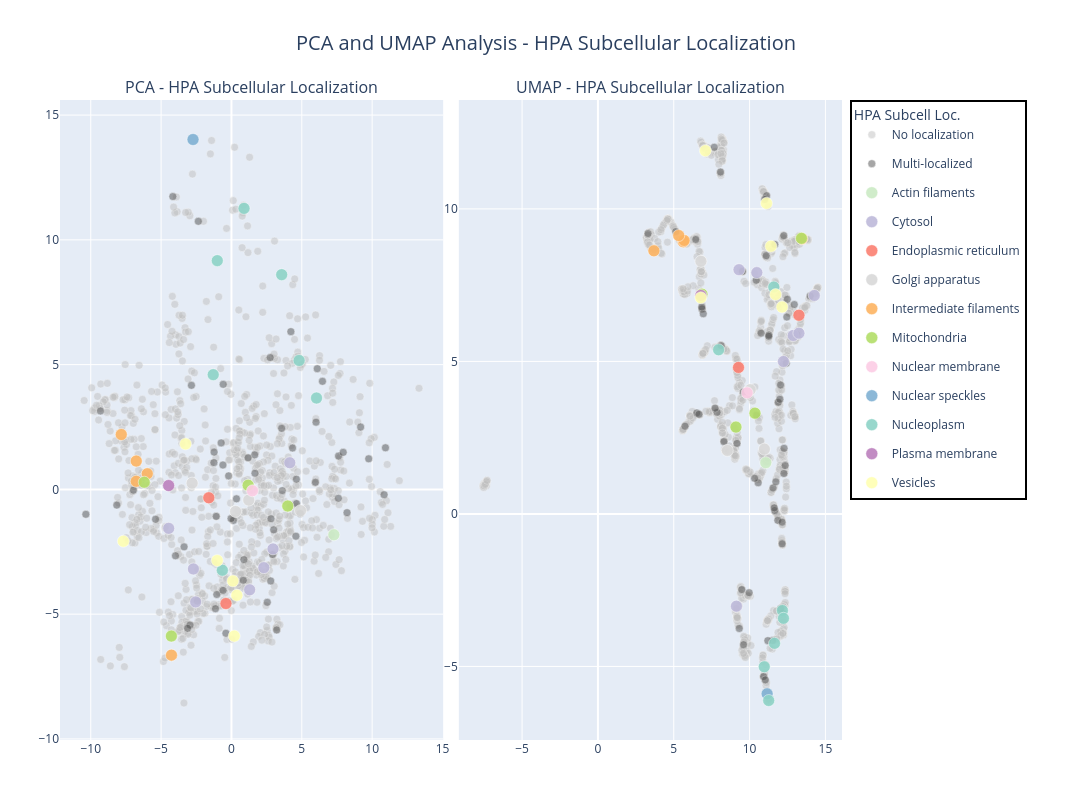

Write notebook code for a chart like this one.
### Code cell
import pandas as pd
import numpy as np
import plotly.express as px
import plotly.graph_objects as go
from plotly.subplots import make_subplots

def create_localization_only_plots(df):
   """Create PCA and UMAP plots colored only by localization"""
   
   df = df.copy()
   df['localization_category'] = df.apply(lambda row: 
       'No localization' if (pd.isna(row['Metadata_hpa_main_loc']) or row['Metadata_hpa_main_loc'] == 'None') else
       'Multi-localized' if (';' in str(row['Metadata_hpa_main_loc']) or 
                            (not pd.isna(row['Metadata_hpa_additional_loc']) and 
                             row['Metadata_hpa_additional_loc'] != 'None')) else
       str(row['Metadata_hpa_main_loc']), axis=1
   )
   
   # Create subplots with reduced spacing
   fig = make_subplots(
       rows=1, cols=2,
       subplot_titles=('PCA - HPA Subcellular Localization', 'UMAP - HPA Subcellular Localization'),
       horizontal_spacing=0.02
   )
   
   # Color schemes
   unique_locs = [loc for loc in df['localization_category'].unique() 
                  if loc not in ['No localization', 'Multi-localized']]
   colors = px.colors.qualitative.Set3 + px.colors.qualitative.Pastel + px.colors.qualitative.Set1
   loc_colors = {loc: colors[i % len(colors)] for i, loc in enumerate(unique_locs)}
   loc_colors['No localization'] = '#C0C0C0'
   loc_colors['Multi-localized'] = '#505050'
   
   # Plot configurations
   plots_config = [
       ('PC1', 'PC2', 1, 1),
       ('UMAP1', 'UMAP2', 1, 2)
   ]
   
   # Define plotting order: background categories first, then specific localizations
   background_categories = ['No localization', 'Multi-localized']
   specific_categories = [cat for cat in sorted(df['localization_category'].unique()) 
                        if cat not in background_categories]
   plot_order = background_categories + specific_categories
   
   for x_col, y_col, row, col in plots_config:
       for i, value in enumerate(plot_order):
           if value not in df['localization_category'].values:
               continue
               
           subset = df[df['localization_category'] == value]
           
           if len(subset) == 0:
               continue
           
           color = loc_colors.get(value, '#000000')
           # Make background categories less prominent but still visible
           if value in ['No localization', 'Multi-localized']:
               opacity = 0.5
               size = 8
           else:
               opacity = 0.9
               size = 12
           
           # Only show legend for first subplot to avoid duplicates
           show_legend = (col == 1)
           
           fig.add_trace(
               go.Scatter(
                   x=subset[x_col],
                   y=subset[y_col],
                   mode='markers',
                   name=str(value),
                   legendgroup=str(value),
                   showlegend=show_legend,
                   marker=dict(
                       color=color, 
                       size=size, 
                       opacity=opacity,
                       line=dict(width=0.5, color='white')
                   ),
                   customdata=np.column_stack((
                       subset.index,
                       subset['Metadata_hpa_main_loc'].fillna('None'),
                       subset['Metadata_hpa_additional_loc'].fillna('None'),
                   )),
                   hovertemplate='<b>%{customdata[0]}</b><br>' +
                                f'{x_col}: %{{x:.3f}}<br>' +
                                f'{y_col}: %{{y:.3f}}<br>' +
                                'Localization: %{customdata[1]}<br>' +
                                'Additional Localization: %{customdata[2]}<br>' +
                                '<extra></extra>'
               ),
               row=row, col=col
           )
   
   # Update subplot titles with larger font
   for i, annotation in enumerate(fig['layout']['annotations']):
       annotation['font'] = dict(size=16)
   
   fig.update_layout(
       title=dict(
           text='PCA and UMAP Analysis - HPA Subcellular Localization',
           font=dict(size=20),
           x=0.5
       ),
       height=800,
       width=1600,
       legend=dict(
           title=dict(text='HPA Subcell Loc.', font=dict(size=14)),
           font=dict(size=12),
           yanchor="top",
           y=1.0,
           xanchor="left",
           x=1.01,
           bgcolor="rgba(255,255,255,0.9)",
           bordercolor="Black",
           borderwidth=2
       ),
       margin=dict(l=60, r=250, t=100, b=60),
       showlegend=True
   )
   
   # Update axis labels
   fig.update_xaxes(title_font=dict(size=14), tickfont=dict(size=12))
   fig.update_yaxes(title_font=dict(size=14), tickfont=dict(size=12))
   
   return fig

# Usage
dashboard = create_localization_only_plots(df=data_results.set_index("Metadata_gene_allele"))
dashboard.show()

# Show summary statistics
print("\nDataset Summary:")
print(f"Total genes: {len(data_results)}")
df_indexed = data_results.set_index("Metadata_gene_allele")
df_indexed['localization_category'] = df_indexed.apply(lambda row: 
   'No localization' if (pd.isna(row['Metadata_hpa_main_loc']) or row['Metadata_hpa_main_loc'] == 'None') else
   'Multi-localized' if (';' in str(row['Metadata_hpa_main_loc']) or 
                        (not pd.isna(row['Metadata_hpa_additional_loc']) and 
                         row['Metadata_hpa_additional_loc'] != 'None')) else
   str(row['Metadata_hpa_main_loc']), axis=1
)
print(f"Localization patterns:")
print(df_indexed['localization_category'].value_counts())

### Figure 1 — Plotly figure (JSON) as saved in the notebook; plotly's stock layout.template omitted (floating-point values rounded to 4 significant figures; data arrays with more than 128 entries replaced by an {"elided": "..."} marker saying what was removed)
{"data": [{"customdata": {"elided": "909x3 str values"}, "hovertemplate": "<b>%{customdata[0]}</b><br>PC1: %{x:.3f}<br>PC2: %{y:.3f}<br>Localization: %{customdata[1]}<br>Additional Localization: %{customdata[2]}<br><extra></extra>", "legendgroup": "No localization", "marker": {"color": "#C0C0C0", "line": {"color": "white", "width": 0.5}, "opacity": 0.5, "size": 8}, "mode": "markers", "name": "No localization", "showlegend": true, "type": "scatter", "x": {"elided": "909 float values"}, "xaxis": "x", "y": {"elided": "909 float values"}, "yaxis": "y"}, {"customdata": {"elided": "59x3 str values"}, "hovertemplate": "<b>%{customdata[0]}</b><br>PC1: %{x:.3f}<br>PC2: %{y:.3f}<br>Localization: %{customdata[1]}<br>Additional Localization: %{customdata[2]}<br><extra></extra>", "legendgroup": "Multi-localized", "marker": {"color": "#505050", "line": {"color": "white", "width": 0.5}, "opacity": 0.5, "size": 8}, "mode": "markers", "name": "Multi-localized", "showlegend": true, "type": "scatter", "x": [9.182, 4.342, 10.95, -2.43, 5.967, 0.1391, -1.041, -1.247, 3.613, -1.091, 4.628, 6.098, 3.215, -0.1982, -6.966, 8.215, 0.8855, 3.569, -0.02738, 1.655, 7.596, -10.35, -0.6044, 4.581, 7.609, -5.394, -3.977, 4.615, -4.166, 6.469, 9.758, -2.947, 0.8405, -1.234, 4.89, -8.148, -3.368, -2.354, 2.546, 10.85, 6.012, 4.224, 2.788, -1.138, -3.115, 2.92, 3.001, 1.179, 7.941, 2.752, -0.5986, -2.844, 0.3571, -0.5855, 2.809, -0.3939, 1.673, -9.31, -0.7323], "xaxis": "x", "y": [2.499, 1.659, 1.667, -4.475, 0.2863, -1.244, -4.211, 1.072, -0.05008, -1.081, -0.5712, 4.837, -5.635, 0.5413, -0.03137, -0.9332, -2.816, 2.447, -1.17, 1.384, -0.3564, -0.9969, 0.9769, -1.876, 1.336, -1.197, -2.661, 0.4087, 11.74, 4.33, 1.225, -5.437, -3.643, 1.495, -0.9658, -0.6296, -2.303, 10.74, -4.524, -0.2145, 2.693, 6.321, -3.669, -4.783, -5.567, -2.611, -1.621, 1.265, 1.485, 5.282, -4.05, 4.17, -0.3786, 4.21, -1.177, -5.764, 0.647, 3.142, 1.862], "yaxis": "y"}, {"customdata": [["FGD4", "Actin filaments", "None"]], "hovertemplate": "<b>%{customdata[0]}</b><br>PC1: %{x:.3f}<br>PC2: %{y:.3f}<br>Localization: %{customdata[1]}<br>Additional Localization: %{customdata[2]}<br><extra></extra>", "legendgroup": "Actin filaments", "marker": {"color": "rgb(204,235,197)", "line": {"color": "white", "width": 0.5}, "opacity": 0.9, "size": 12}, "mode": "markers", "name": "Actin filaments", "showlegend": true, "type": "scatter", "x": [7.28], "xaxis": "x", "y": [-1.818], "yaxis": "y"}, {"customdata": [["NCF2", "Cytosol", "None"], ["TH", "Cytosol", "None"], ["GCK", "Cytosol", "None"], ["KRAS", "Cytosol", "None"], ["AMPD2", "Cytosol", "None"], ["PRKAR1A", "Cytosol", "None"], ["DCX", "Cytosol", "None"]], "hovertemplate": "<b>%{customdata[0]}</b><br>PC1: %{x:.3f}<br>PC2: %{y:.3f}<br>Localization: %{customdata[1]}<br>Additional Localization: %{customdata[2]}<br><extra></extra>", "legendgroup": "Cytosol", "marker": {"color": "rgb(190,186,218)", "line": {"color": "white", "width": 0.5}, "opacity": 0.9, "size": 12}, "mode": "markers", "name": "Cytosol", "showlegend": true, "type": "scatter", "x": [1.296, -2.543, 2.954, 4.147, 2.303, -4.459, -2.704], "xaxis": "x", "y": [-4.025, -4.511, -2.386, 1.067, -3.136, -1.561, -3.19], "yaxis": "y"}, {"customdata": [["IER3IP1", "Endoplasmic reticulum", "None"], ["EIF2B4", "Endoplasmic reticulum", "None"]], "hovertemplate": "<b>%{customdata[0]}</b><br>PC1: %{x:.3f}<br>PC2: %{y:.3f}<br>Localization: %{customdata[1]}<br>Additional Localization: %{customdata[2]}<br><extra></extra>", "legendgroup": "Endoplasmic reticulum", "marker": {"color": "rgb(251,128,114)", "line": {"color": "white", "width": 0.5}, "opacity": 0.9, "size": 12}, "mode": "markers", "name": "Endoplasmic reticulum", "showlegend": true, "type": "scatter", "x": [-1.609, -0.3904], "xaxis": "x", "y": [-0.3365, -4.574], "yaxis": "y"}, {"customdata": [["POMT1", "Golgi apparatus", "None"], ["HGD", "Golgi apparatus", "None"], ["SH3BP2", "Golgi apparatus", "None"], ["COMP", "Golgi apparatus", "None"]], "hovertemplate": "<b>%{customdata[0]}</b><br>PC1: %{x:.3f}<br>PC2: %{y:.3f}<br>Localization: %{customdata[1]}<br>Additional Localization: %{customdata[2]}<br><extra></extra>", "legendgroup": "Golgi apparatus", "marker": {"color": "rgb(217,217,217)", "line": {"color": "white", "width": 0.5}, "opacity": 0.9, "size": 12}, "mode": "markers", "name": "Golgi apparatus", "showlegend": true, "type": "scatter", "x": [0.295, 4.909, 1.23, -2.795], "xaxis": "x", "y": [-0.8854, -0.8547, -0.4288, 0.2506], "yaxis": "y"}, {"customdata": [["KRT6A", "Intermediate filaments", "None"], ["KRT8", "Intermediate filaments", "None"], ["DES", "Intermediate filaments", "None"], ["KRT4", "Intermediate filaments", "None"], ["GFAP", "Intermediate filaments", "None"]], "hovertemplate": "<b>%{customdata[0]}</b><br>PC1: %{x:.3f}<br>PC2: %{y:.3f}<br>Localization: %{customdata[1]}<br>Additional Localization: %{customdata[2]}<br><extra></extra>", "legendgroup": "Intermediate filaments", "marker": {"color": "rgb(253,180,98)", "line": {"color": "white", "width": 0.5}, "opacity": 0.9, "size": 12}, "mode": "markers", "name": "Intermediate filaments", "showlegend": true, "type": "scatter", "x": [-5.984, -4.264, -7.832, -6.767, -6.765], "xaxis": "x", "y": [0.6264, -6.642, 2.199, 0.3244, 1.135], "yaxis": "y"}, {"customdata": [["FBP1", "Mitochondria", "None"], ["COQ8A", "Mitochondria", "None"], ["SUCLA2", "Mitochondria", "None"], ["FH", "Mitochondria", "None"]], "hovertemplate": "<b>%{customdata[0]}</b><br>PC1: %{x:.3f}<br>PC2: %{y:.3f}<br>Localization: %{customdata[1]}<br>Additional Localization: %{customdata[2]}<br><extra></extra>", "legendgroup": "Mitochondria", "marker": {"color": "rgb(179,222,105)", "line": {"color": "white", "width": 0.5}, "opacity": 0.9, "size": 12}, "mode": "markers", "name": "Mitochondria", "showlegend": true, "type": "scatter", "x": [-4.271, 1.188, 4.004, -6.199], "xaxis": "x", "y": [-5.879, 0.1663, -0.6665, 0.2867], "yaxis": "y"}, {"customdata": [["FA2H", "Nuclear membrane", "None"]], "hovertemplate": "<b>%{customdata[0]}</b><br>PC1: %{x:.3f}<br>PC2: %{y:.3f}<br>Localization: %{customdata[1]}<br>Additional Localization: %{customdata[2]}<br><extra></extra>", "legendgroup": "Nuclear membrane", "marker": {"color": "rgb(252,205,229)", "line": {"color": "white", "width": 0.5}, "opacity": 0.9, "size": 12}, "mode": "markers", "name": "Nuclear membrane", "showlegend": true, "type": "scatter", "x": [1.493], "xaxis": "x", "y": [-0.05631], "yaxis": "y"}, {"customdata": [["LMNA", "Nuclear speckles", "None"]], "hovertemplate": "<b>%{customdata[0]}</b><br>PC1: %{x:.3f}<br>PC2: %{y:.3f}<br>Localization: %{customdata[1]}<br>Additional Localization: %{customdata[2]}<br><extra></extra>", "legendgroup": "Nuclear speckles", "marker": {"color": "rgb(128,177,211)", "line": {"color": "white", "width": 0.5}, "opacity": 0.9, "size": 12}, "mode": "markers", "name": "Nuclear speckles", "showlegend": true, "type": "scatter", "x": [-2.732], "xaxis": "x", "y": [14.02], "yaxis": "y"}, {"customdata": [["GATA2", "Nucleoplasm", "None"], ["MLH1", "Nucleoplasm", "None"], ["CTCF", "Nucleoplasm", "None"], ["RPS19", "Nucleoplasm", "None"], ["GSS", "Nucleoplasm", "None"], ["THAP1", "Nucleoplasm", "None"], ["FANCC", "Nucleoplasm", "None"]], "hovertemplate": "<b>%{customdata[0]}</b><br>PC1: %{x:.3f}<br>PC2: %{y:.3f}<br>Localization: %{customdata[1]}<br>Additional Localization: %{customdata[2]}<br><extra></extra>", "legendgroup": "Nucleoplasm", "marker": {"color": "rgb(141,211,199)", "line": {"color": "white", "width": 0.5}, "opacity": 0.9, "size": 12}, "mode": "markers", "name": "Nucleoplasm", "showlegend": true, "type": "scatter", "x": [3.572, 6.046, 0.8946, -1.008, -0.6456, 4.808, -1.298], "xaxis": "x", "y": [8.604, 3.661, 11.26, 9.167, -3.239, 5.166, 4.598], "yaxis": "y"}, {"customdata": [["CLDN19", "Plasma membrane", "None"]], "hovertemplate": "<b>%{customdata[0]}</b><br>PC1: %{x:.3f}<br>PC2: %{y:.3f}<br>Localization: %{customdata[1]}<br>Additional Localization: %{customdata[2]}<br><extra></extra>", "legendgroup": "Plasma membrane", "marker": {"color": "rgb(188,128,189)", "line": {"color": "white", "width": 0.5}, "opacity": 0.9, "size": 12}, "mode": "markers", "name": "Plasma membrane", "showlegend": true, "type": "scatter", "x": [-4.465], "xaxis": "x", "y": [0.154], "yaxis": "y"}, {"customdata": [["GYG1", "Vesicles", "None"], ["PRPS1", "Vesicles", "None"], ["TPK1", "Vesicles", "None"], ["AGXT", "Vesicles", "None"], ["CFP", "Vesicles", "None"], ["PSAP", "Vesicles", "None"]], "hovertemplate": "<b>%{customdata[0]}</b><br>PC1: %{x:.3f}<br>PC2: %{y:.3f}<br>Localization: %{customdata[1]}<br>Additional Localization: %{customdata[2]}<br><extra></extra>", "legendgroup": "Vesicles", "marker": {"color": "rgb(255,255,179)", "line": {"color": "white", "width": 0.5}, "opacity": 0.9, "size": 12}, "mode": "markers", "name": "Vesicles", "showlegend": true, "type": "scatter", "x": [0.386, 0.1977, 0.103, -1.012, -7.684, -3.263], "xaxis": "x", "y": [-4.244, -5.879, -3.67, -2.853, -2.077, 1.823], "yaxis": "y"}, {"customdata": {"elided": "909x3 str values"}, "hovertemplate": "<b>%{customdata[0]}</b><br>UMAP1: %{x:.3f}<br>UMAP2: %{y:.3f}<br>Localization: %{customdata[1]}<br>Additional Localization: %{customdata[2]}<br><extra></extra>", "legendgroup": "No localization", "marker": {"color": "#C0C0C0", "line": {"color": "white", "width": 0.5}, "opacity": 0.5, "size": 8}, "mode": "markers", "name": "No localization", "showlegend": false, "type": "scatter", "x": {"elided": "909 float values"}, "xaxis": "x2", "y": {"elided": "909 float values"}, "yaxis": "y2"}, {"customdata": {"elided": "59x3 str values"}, "hovertemplate": "<b>%{customdata[0]}</b><br>UMAP1: %{x:.3f}<br>UMAP2: %{y:.3f}<br>Localization: %{customdata[1]}<br>Additional Localization: %{customdata[2]}<br><extra></extra>", "legendgroup": "Multi-localized", "marker": {"color": "#505050", "line": {"color": "white", "width": 0.5}, "opacity": 0.5, "size": 8}, "mode": "markers", "name": "Multi-localized", "showlegend": false, "type": "scatter", "x": [12.15, 7.854, 11.66, 5.741, 10.57, 11.27, 11.66, 6.859, 11.89, 10.76, 10.45, 12.19, 11.12, 9.32, 6.451, 11.62, 11.09, 9.488, 9.169, 9.602, 11.55, 5.134, 6.945, 12.04, 12.26, 8.082, 9.532, 12.27, 10.93, 12.06, 11.86, 13.99, 13.12, 6.85, 10.33, 7.67, 10.44, 11.04, 11.0, 12.14, 12.34, 11.52, 6.523, 12.94, 12.26, 6.662, 12.42, 9.592, 11.73, 11.2, 12.46, 8.124, 11.26, 9.969, 12.0, 12.49, 7.727, 3.306, 8.307], "xaxis": "x2", "y": [-0.9807, 3.331, 0.1081, 2.877, 1.021, 5.866, 8.834, 6.721, 3.663, 5.926, 3.232, -3.254, 10.43, -3.755, 8.998, 0.1969, 8.464, -2.484, 2.31, -4.289, 0.8522, 9.253, 6.562, 4.228, 1.325, 11.21, 7.954, 2.151, -5.33, -3.104, -0.209, 7.144, 5.878, 6.781, 1.167, 12.02, 7.662, -5.443, 10.31, -0.2707, 1.584, -4.154, 3.311, 6.864, 9.121, 3.269, 4.94, 3.999, 1.051, -4.155, 6.456, 5.52, 5.824, -2.583, 3.759, 7.038, 3.467, 9.193, 2.367], "yaxis": "y2"}, {"customdata": [["FGD4", "Actin filaments", "None"]], "hovertemplate": "<b>%{customdata[0]}</b><br>UMAP1: %{x:.3f}<br>UMAP2: %{y:.3f}<br>Localization: %{customdata[1]}<br>Additional Localization: %{customdata[2]}<br><extra></extra>", "legendgroup": "Actin filaments", "marker": {"color": "rgb(204,235,197)", "line": {"color": "white", "width": 0.5}, "opacity": 0.9, "size": 12}, "mode": "markers", "name": "Actin filaments", "showlegend": false, "type": "scatter", "x": [11.07], "xaxis": "x2", "y": [1.681], "yaxis": "y2"}, {"customdata": [["NCF2", "Cytosol", "None"], ["TH", "Cytosol", "None"], ["GCK", "Cytosol", "None"], ["KRAS", "Cytosol", "None"], ["AMPD2", "Cytosol", "None"], ["PRKAR1A", "Cytosol", "None"], ["DCX", "Cytosol", "None"]], "hovertemplate": "<b>%{customdata[0]}</b><br>UMAP1: %{x:.3f}<br>UMAP2: %{y:.3f}<br>Localization: %{customdata[1]}<br>Additional Localization: %{customdata[2]}<br><extra></extra>", "legendgroup": "Cytosol", "marker": {"color": "rgb(190,186,218)", "line": {"color": "white", "width": 0.5}, "opacity": 0.9, "size": 12}, "mode": "markers", "name": "Cytosol", "showlegend": false, "type": "scatter", "x": [12.88, 14.26, 12.23, 9.132, 13.25, 9.302, 10.48], "xaxis": "x2", "y": [5.85, 7.162, 4.997, -3.023, 5.925, 8.007, 7.911], "yaxis": "y2"}, {"customdata": [["IER3IP1", "Endoplasmic reticulum", "None"], ["EIF2B4", "Endoplasmic reticulum", "None"]], "hovertemplate": "<b>%{customdata[0]}</b><br>UMAP1: %{x:.3f}<br>UMAP2: %{y:.3f}<br>Localization: %{customdata[1]}<br>Additional Localization: %{customdata[2]}<br><extra></extra>", "legendgroup": "Endoplasmic reticulum", "marker": {"color": "rgb(251,128,114)", "line": {"color": "white", "width": 0.5}, "opacity": 0.9, "size": 12}, "mode": "markers", "name": "Endoplasmic reticulum", "showlegend": false, "type": "scatter", "x": [9.271, 13.25], "xaxis": "x2", "y": [4.803, 6.513], "yaxis": "y2"}, {"customdata": [["POMT1", "Golgi apparatus", "None"], ["HGD", "Golgi apparatus", "None"], ["SH3BP2", "Golgi apparatus", "None"], ["COMP", "Golgi apparatus", "None"]], "hovertemplate": "<b>%{customdata[0]}</b><br>UMAP1: %{x:.3f}<br>UMAP2: %{y:.3f}<br>Localization: %{customdata[1]}<br>Additional Localization: %{customdata[2]}<br><extra></extra>", "legendgroup": "Golgi apparatus", "marker": {"color": "rgb(217,217,217)", "line": {"color": "white", "width": 0.5}, "opacity": 0.9, "size": 12}, "mode": "markers", "name": "Golgi apparatus", "showlegend": false, "type": "scatter", "x": [10.04, 10.98, 8.532, 6.792], "xaxis": "x2", "y": [4.071, 2.125, 2.081, 8.282], "yaxis": "y2"}, {"customdata": [["KRT6A", "Intermediate filaments", "None"], ["KRT8", "Intermediate filaments", "None"], ["DES", "Intermediate filaments", "None"], ["KRT4", "Intermediate filaments", "None"], ["GFAP", "Intermediate filaments", "None"]], "hovertemplate": "<b>%{customdata[0]}</b><br>UMAP1: %{x:.3f}<br>UMAP2: %{y:.3f}<br>Localization: %{customdata[1]}<br>Additional Localization: %{customdata[2]}<br><extra></extra>", "legendgroup": "Intermediate filaments", "marker": {"color": "rgb(253,180,98)", "line": {"color": "white", "width": 0.5}, "opacity": 0.9, "size": 12}, "mode": "markers", "name": "Intermediate filaments", "showlegend": false, "type": "scatter", "x": [5.632, 13.45, 3.693, 5.683, 5.329], "xaxis": "x2", "y": [8.92, 9.022, 8.626, 8.964, 9.127], "yaxis": "y2"}, {"customdata": [["FBP1", "Mitochondria", "None"], ["COQ8A", "Mitochondria", "None"], ["SUCLA2", "Mitochondria", "None"], ["FH", "Mitochondria", "None"]], "hovertemplate": "<b>%{customdata[0]}</b><br>UMAP1: %{x:.3f}<br>UMAP2: %{y:.3f}<br>Localization: %{customdata[1]}<br>Additional Localization: %{customdata[2]}<br><extra></extra>", "legendgroup": "Mitochondria", "marker": {"color": "rgb(179,222,105)", "line": {"color": "white", "width": 0.5}, "opacity": 0.9, "size": 12}, "mode": "markers", "name": "Mitochondria", "showlegend": false, "type": "scatter", "x": [13.42, 9.102, 10.35, 6.861], "xaxis": "x2", "y": [9.035, 2.846, 3.303, 7.205], "yaxis": "y2"}, {"customdata": [["FA2H", "Nuclear membrane", "None"]], "hovertemplate": "<b>%{customdata[0]}</b><br>UMAP1: %{x:.3f}<br>UMAP2: %{y:.3f}<br>Localization: %{customdata[1]}<br>Additional Localization: %{customdata[2]}<br><extra></extra>", "legendgroup": "Nuclear membrane", "marker": {"color": "rgb(252,205,229)", "line": {"color": "white", "width": 0.5}, "opacity": 0.9, "size": 12}, "mode": "markers", "name": "Nuclear membrane", "showlegend": false, "type": "scatter", "x": [9.837], "xaxis": "x2", "y": [3.969], "yaxis": "y2"}, {"customdata": [["LMNA", "Nuclear speckles", "None"]], "hovertemplate": "<b>%{customdata[0]}</b><br>UMAP1: %{x:.3f}<br>UMAP2: %{y:.3f}<br>Localization: %{customdata[1]}<br>Additional Localization: %{customdata[2]}<br><extra></extra>", "legendgroup": "Nuclear speckles", "marker": {"color": "rgb(128,177,211)", "line": {"color": "white", "width": 0.5}, "opacity": 0.9, "size": 12}, "mode": "markers", "name": "Nuclear speckles", "showlegend": false, "type": "scatter", "x": [11.16], "xaxis": "x2", "y": [-5.898], "yaxis": "y2"}, {"customdata": [["GATA2", "Nucleoplasm", "None"], ["MLH1", "Nucleoplasm", "None"], ["CTCF", "Nucleoplasm", "None"], ["RPS19", "Nucleoplasm", "None"], ["GSS", "Nucleoplasm", "None"], ["THAP1", "Nucleoplasm", "None"], ["FANCC", "Nucleoplasm", "None"]], "hovertemplate": "<b>%{customdata[0]}</b><br>UMAP1: %{x:.3f}<br>UMAP2: %{y:.3f}<br>Localization: %{customdata[1]}<br>Additional Localization: %{customdata[2]}<br><extra></extra>", "legendgroup": "Nucleoplasm", "marker": {"color": "rgb(141,211,199)", "line": {"color": "white", "width": 0.5}, "opacity": 0.9, "size": 12}, "mode": "markers", "name": "Nucleoplasm", "showlegend": false, "type": "scatter", "x": [11.64, 12.16, 11.26, 10.97, 11.6, 12.23, 7.959], "xaxis": "x2", "y": [-4.241, -3.166, -6.117, -5.012, 7.437, -3.422, 5.381], "yaxis": "y2"}, {"customdata": [["CLDN19", "Plasma membrane", "None"]], "hovertemplate": "<b>%{customdata[0]}</b><br>UMAP1: %{x:.3f}<br>UMAP2: %{y:.3f}<br>Localization: %{customdata[1]}<br>Additional Localization: %{customdata[2]}<br><extra></extra>", "legendgroup": "Plasma membrane", "marker": {"color": "rgb(188,128,189)", "line": {"color": "white", "width": 0.5}, "opacity": 0.9, "size": 12}, "mode": "markers", "name": "Plasma membrane", "showlegend": false, "type": "scatter", "x": [6.786], "xaxis": "x2", "y": [7.16], "yaxis": "y2"}, {"customdata": [["GYG1", "Vesicles", "None"], ["PRPS1", "Vesicles", "None"], ["TPK1", "Vesicles", "None"], ["AGXT", "Vesicles", "None"], ["CFP", "Vesicles", "None"], ["PSAP", "Vesicles", "None"]], "hovertemplate": "<b>%{customdata[0]}</b><br>UMAP1: %{x:.3f}<br>UMAP2: %{y:.3f}<br>Localization: %{customdata[1]}<br>Additional Localization: %{customdata[2]}<br><extra></extra>", "legendgroup": "Vesicles", "marker": {"color": "rgb(255,255,179)", "line": {"color": "white", "width": 0.5}, "opacity": 0.9, "size": 12}, "mode": "markers", "name": "Vesicles", "showlegend": false, "type": "scatter", "x": [11.41, 11.12, 11.72, 12.14, 7.087, 6.785], "xaxis": "x2", "y": [8.776, 10.18, 7.191, 6.786, 11.91, 7.088], "yaxis": "y2"}], "layout": {"annotations": [{"font": {"size": 16}, "showarrow": false, "text": "PCA - HPA Subcellular Localization", "x": 0.245, "xanchor": "center", "xref": "paper", "y": 1, "yanchor": "bottom", "yref": "paper"}, {"font": {"size": 16}, "showarrow": false, "text": "UMAP - HPA Subcellular Localization", "x": 0.755, "xanchor": "center", "xref": "paper", "y": 1, "yanchor": "bottom", "yref": "paper"}], "height": 800, "legend": {"bgcolor": "rgba(255,255,255,0.9)", "bordercolor": "Black", "borderwidth": 2, "font": {"size": 12}, "title": {"font": {"size": 14}, "text": "HPA Subcell Loc."}, "x": 1.01, "xanchor": "left", "y": 1, "yanchor": "top"}, "margin": {"b": 60, "l": 60, "r": 250, "t": 100}, "showlegend": true, "title": {"font": {"size": 20}, "text": "PCA and UMAP Analysis - HPA Subcellular Localization", "x": 0.5}, "width": 1600, "xaxis": {"anchor": "y", "autorange": true, "domain": [0, 0.49], "range": [-12.03, 14.89], "tickfont": {"size": 12}, "title": {"font": {"size": 14}}, "type": "linear"}, "xaxis2": {"anchor": "y2", "autorange": true, "domain": [0.51, 1], "range": [-9.023, 15.95], "tickfont": {"size": 12}, "title": {"font": {"size": 14}}, "type": "linear"}, "yaxis": {"anchor": "x", "autorange": true, "domain": [0, 1], "range": [-10.04, 15.6], "tickfont": {"size": 12}, "title": {"font": {"size": 14}}, "type": "linear"}, "yaxis2": {"anchor": "x2", "autorange": true, "domain": [0, 1], "range": [-7.412, 13.57], "tickfont": {"size": 12}, "title": {"font": {"size": 14}}, "type": "linear"}}}
